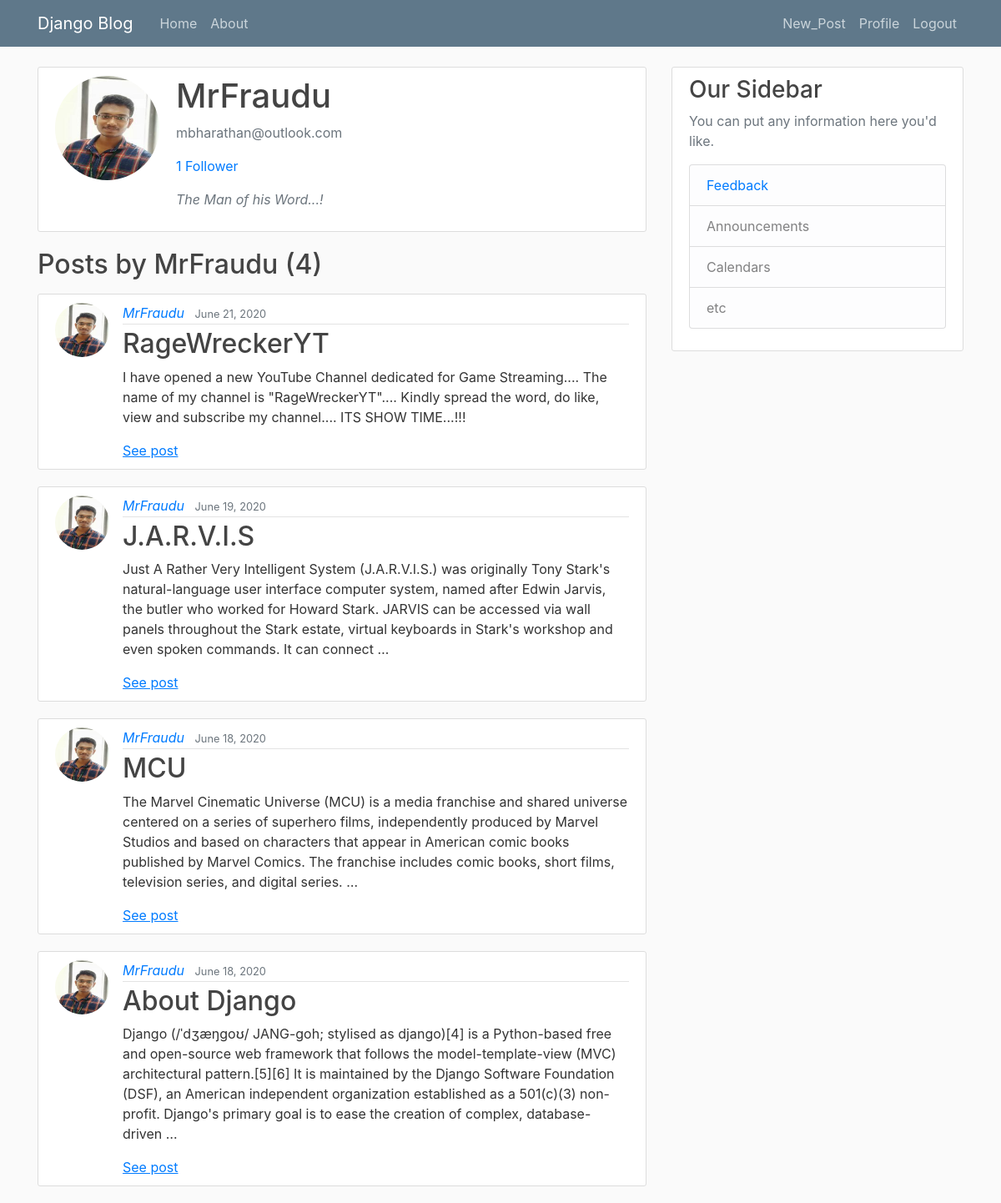
The page /user/MrFraudu/ (signed in) on the database as committed earlier.
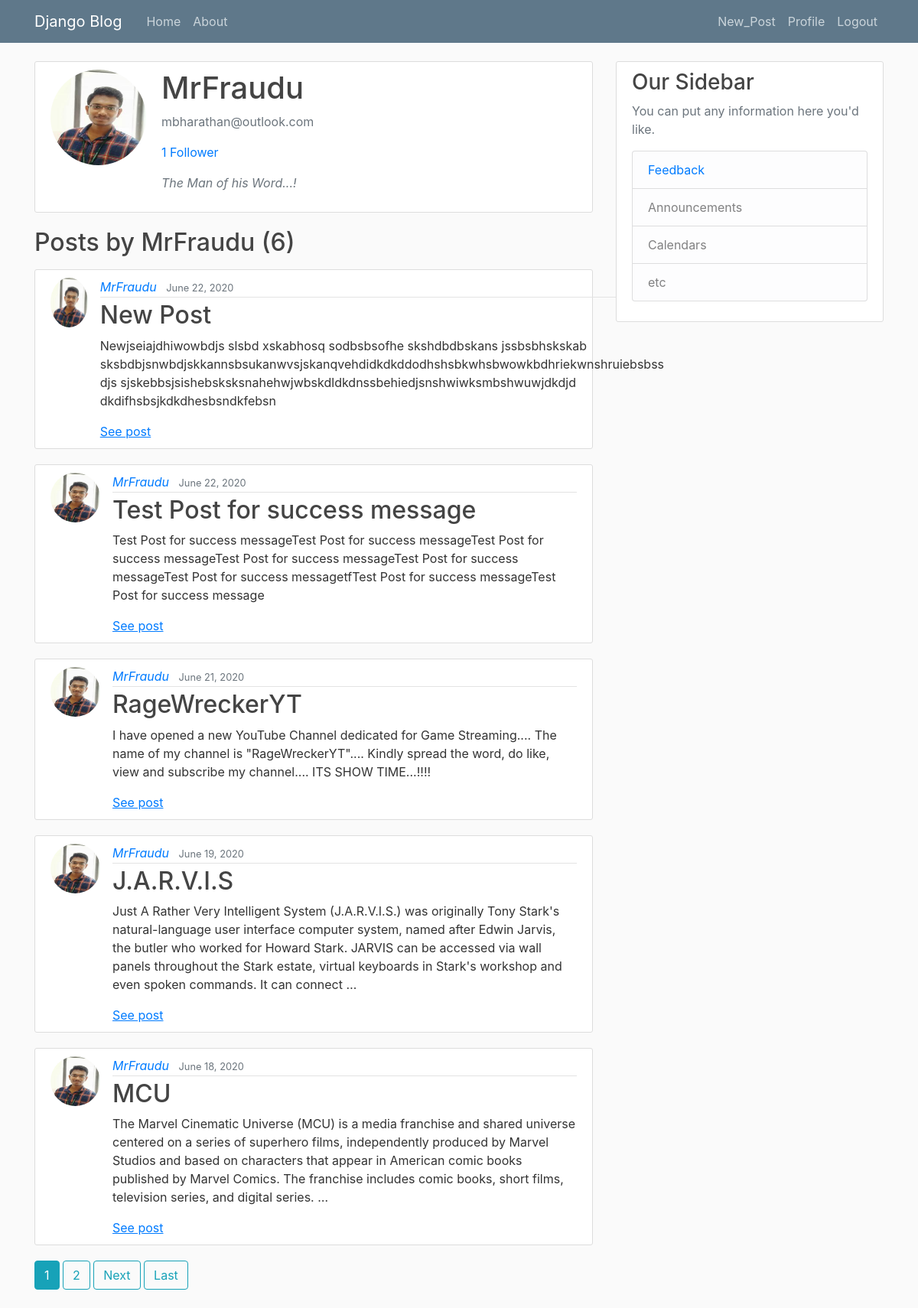
The same page on the database as committed later.
### blog/models.py (models this page shows, shortened)
class Post(models.Model):
	title = models.CharField(max_length=100)
	content = models.TextField(validators=[MinLengthValidator(200)])
	liked = models.ManyToManyField(User, default=None, blank=True, related_name = 'liked')
	date_posted = models.DateTimeField(default=timezone.now)
	author = models.ForeignKey(User, on_delete=models.CASCADE, related_name = 'author')

### users/models.py (models this page shows, shortened)
class Profile(models.Model):
    user = models.OneToOneField(User, on_delete=models.CASCADE)
    followed = models.ManyToManyField(User, default=None, blank=True, related_name = 'followed')
    bio = models.TextField(default='')
    image = models.ImageField(default='default.jpg', upload_to='profile_pics')

### blog/views.py (the view)
# urls.py: path('user/<str:username>/', UserPostListView.as_view(), name='user-posts'),
class UserPostListView(LoginRequiredMixin, ListView):
	model = Post
	template_name = 'blog/user_posts.html'
	context_object_name = 'posts'
	paginate_by = 5
	def get_queryset(self):
		user = get_object_or_404(User, username=self.kwargs.get('username'))
		return Post.objects.filter(author=user).order_by('-date_posted')

### blog/templates/blog/user_posts.html (shortened to what this page needs)
{% extends "blog/base.html" %}
{% block content %}
    {% for post in posts %}
      {% if forloop.first %}
        <div class="media media content-section">
          <img class="rounded-circle account-img" src="{{ post.author.profile.image.url }}">
          <div class="media-body">
            <h2 class="account-heading">{{ post.author }}</h2>
            <p class="text-secondary">{{ post.author.email }}</p>
            {% if post.author.profile.followed.all.count == 0  %}
              <p class="text-secondary"> <a href="#">
              {{ post.author.profile.followed.all.count }} Follower
              </a></p>
            {% elif post.author.profile.followed.all.count == 1 %}
              <p class="text-secondary"> <a href="{% url 'followers' post.author %}">
              {{ post.author.profile.followed.all.count }} Follower
              </a></p>
            {% else %}
              <p class="text-secondary"> <a href="{% url 'followers' post.author %}">
              {{ post.author.profile.followed.all.count }} Followers
              </a></p>
            {% endif %}
            <p class="text-secondary"><em>{{ post.author.profile.bio }}</em></p>
          </div>
      </div>
      {% endif %}
    {% endfor %}
    <h2 class="mb-3">Posts by {{ view.kwargs.username }} ({{ page_obj.paginator.count }})</h2>
    {% for post in posts %}
        <article class="media content-section">
          <img class="rounded-circle article-img" src="{{ post.author.profile.image.url }}">
          <div class="media-body">
            <div class="article-metadata">
              <a class="mr-2" href="{% url 'user-posts' post.author.username %}"><em>{{ post.author }}</em></a>
              <small class="text-muted">{{ post.date_posted|date:"F d, Y" }}</small>
            </div>
            <h2><a class="article-title" href="{% url 'post-detail' post.id %}">{{ post.title }}</a></h2>
            <p class="article-content">{{ post.content |truncatewords:"50" }}</p>
            <a href="{% url 'post-detail' post.id %}"><u>See post</u></a>
          </div>
        </article>
    {% endfor %}
    {% if is_paginated %}
      {% for num in page_obj.paginator.page_range %}
        {% if page_obj.number == num %}
          <a class="btn btn-info mb-4" href="?page={{ num }}">{{ num }}</a>
        {% elif num > page_obj.number|add:'-3' and num < page_obj.number|add:'3' %}
          <a class="btn btn-outline-info mb-4" href="?page={{ num }}">{{ num }}</a>
        {% endif %}
      {% endfor %}
      {% if page_obj.has_next %}
        <a class="btn btn-outline-info mb-4" href="?page={{ page_obj.next_page_number }}">Next</a>
        <a class="btn btn-outline-info mb-4" href="?page={{ page_obj.paginator.num_pages }}">Last</a>
      {% endif %}
    {% endif %}
{% endblock content %}

Rows that differ between the two databases and show on the page:
no longer on one of the page's lists (row edited): Post: author "MrFraudu", author.email "mbharathan@outlook.com", author.profile.followed.all.count "1", author.profile.bio "The Man of his Word...!"
no longer on this page (row unchanged): Post: author.profile.image (picture), author "MrFraudu", date_posted "June 18, 2020", title "About Django", content "Django (/ˈdʒæŋɡoʊ/ JANG-goh; stylised as django)[4] is a Python-based free and open-source web framework that follows the model-template-view (MVC) architectural pattern.[5][6] It is maintained by the Django Software Foundation (DSF), an American independent organization established as a 501(c)(3) non-profit. Django's primary goal is to ease the creation of complex, database-driven …", shown under "Posts by MrFraudu (4)"
added Post: author.profile.image (picture), author "MrFraudu", author.email "mbharathan@outlook.com", author.profile.followed.all.count "1", author.profile.bio "The Man of his Word...!", date_posted "June 22, 2020", title "New Post", content "Newjseiajdhiwowbdjs slsbd xskabhosq sodbsbsofhe skshdbdbskans jssbsbhskskab sksbdbjsnwbdjskkannsbsukanwvsjskanqvehdidkdkddodhshsbkwhsbwowkbdhriekwnshruiebsbss djs sjskebbsjsishebsksksnahehwjwbskdldkdnssbehiedjsnshwiwksmbshwuwjdkdjd dkdifhsbsjkdkdhesbsndkfebsn"
added Post: author.profile.image (picture), author "MrFraudu", date_posted "June 22, 2020", title "Test Post for success message", content "Test Post for success messageTest Post for success messageTest Post for success messageTest Post for success messageTest Post for success messageTest Post for success messagetfTest Post for success messageTest Post for success message", shown under "Posts by MrFraudu (6)"
changed Post "RageWreckerYT": content "…my channel.... ITS SHOW TIME...!!!" → "…my channel.... ITS SHOW TIME...!!!!"
Other text that changed with them:
{{ page_obj.paginator.count }}: "4" → "6"
new list line: "1"
new list line: "2"
text now shown: "Next Last"
